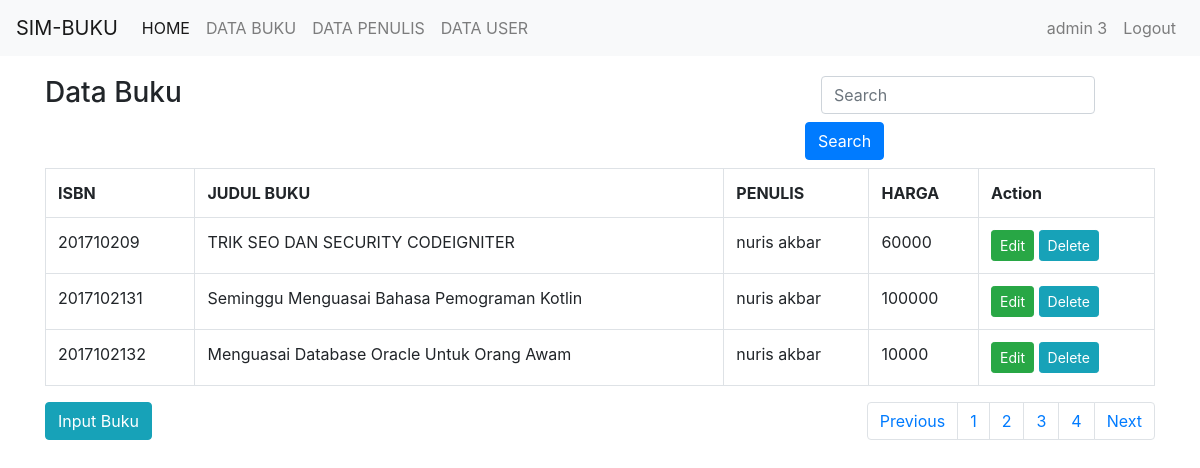
Screenshot of /index.php (signed in) with the database file from the repository.
### tables this page shows
CREATE TABLE `buku` (
  `isbn` varchar(10) NOT NULL,
  `judul_buku` varchar(100) NOT NULL,
  `id_penulis` int(11) NOT NULL,
  `id_kategori` int(11) NOT NULL,
  `deskripsi` text NOT NULL,
  `harga` int(11) NOT NULL,
  `cover` text NOT NULL
);

CREATE TABLE `penulis` (
  `id_penulis` int(11) NOT NULL,
  `nama_penulis` varchar(40) NOT NULL,
  `email` varchar(30) NOT NULL,
  `no_hp` varchar(13) NOT NULL
);

### index.php (the view, shortened to what this page needs)
<?php
include 'header.php';
?>
    <div class="container">
      <div class="row">
        <div class="col-8">
              <h3>Data Buku</h3>
        </div>
        <div class="col-4">
          <form method="POST" class="form-inline" action="<?php echo $_SERVER['PHP_SELF'] ?>">
          <div class="form-group mx-sm-3 mb-2">
            <input type="text" class="form-control" name="keyword" placeholder="Search">
          </div>
          <button name="pencarian" type="submit" class="btn btn-primary mb-2">Search</button>
        </form>
        </div>
      </div>
      <div class="row">
        <div class="col-12">
            <table class="table table-bordered">
          <tr>
            <th>ISBN</th>
            <th>JUDUL BUKU</th>
            <th>PENULIS</th>
            <th>HARGA</th>
            <th>Action</th>
          </tr>
          <?php
          $batas = 3;
          $halaman = isset($_GET['hal']) ? $_GET['hal'] :0;
          if(isset($_POST['pencarian'])){
              $keyword = $_POST['keyword'];
              $sql = "SELECT b.isbn,b.judul_buku,b.harga,p.nama_penulis,k.nama_kategori
                    FROM buku as b,penulis as p,kategori as k
                    WHERE b.id_penulis=p.id_penulis and k.id_kategori=b.id_kategori AND b.judul_buku like '%$keyword%' order by b.isbn ASC LIMIT $halaman,$batas";
          }else{
              $sql = "SELECT b.isbn,b.judul_buku,b.harga,p.nama_penulis,k.nama_kategori
                    FROM buku as b,penulis as p,kategori as k
                    WHERE b.id_penulis=p.id_penulis and k.id_kategori=b.id_kategori order by b.isbn ASC LIMIT $halaman,$batas";
          }
          $buku = mysqli_query($konek, $sql);
          while ($row = mysqli_fetch_array($buku))
          {
            echo "<tr>
                    <td>$row[isbn]</td>
                    <td>$row[judul_buku]</td>
                    <td>$row[nama_penulis]</td>
                    <td>$row[harga]</td>
                    <td><a href='edit_buku.php?isbn=$row[isbn]' class='btn btn-success btn-sm'>Edit</a>
                        <a href='delete_buku.php?isbn=$row[isbn]' class='btn btn-info btn-sm'>Delete</a></td>
                  </tr>";
          }
          ?>
        </table>
        <div class="float-right">
        <nav aria-label="Page navigation example">
          <ul class="pagination">
            <?php
            if((!isset($_GET['hal'])) or ($_GET['hal']))
            {
              $prev = 1;
            }else
            {
              $prev = $_GET['hal'] - 1;
            }
            ?>
            <li class="page-item"><a class="page-link" href="index.php?hal=<?php echo $prev; ?>">Previous</a></li>
            <?php
             $sql2 = mysqli_query($konek, "SELECT b.isbn,b.judul_buku,b.harga,p.nama_penulis,k.nama_kategori
                    FROM buku as b,penulis as p,kategori as k
                    WHERE b.id_penulis=p.id_penulis and k.id_kategori=b.id_kategori order by b.isbn ASC");
            $jml_data = mysqli_num_rows($sql2);
            $jml_halaman = ceil($jml_data/$batas);
            for($hal = 1; $hal <= $jml_halaman; $hal++){
              echo "<li class='page-item'><a class='page-link' href='index.php?hal=$hal'>$hal</a></li>";
            }
            ?>
            <li class="page-item"><a class="page-link" href="index.php?hal=<?php echo $halaman+1; ?>">Next</a></li>
          </ul>
        </nav>
        </div>
        <a href="input_buku.php" class="btn btn-info">Input Buku</a>
        </div>
      </div>
    </div>
<?php
include 'footer.php';
?>

### header.php (shortened to what this page needs)
<!doctype html>
<html lang="en">
  <head>
    <link rel="stylesheet" href="bootstrap/css/bootstrap.min.css">
  </head>
  <body>
    <nav class="navbar navbar-expand-lg navbar-light bg-light">
      <a class="navbar-brand" href="#">SIM-BUKU</a>
      <div class="collapse navbar-collapse" id="navbarSupportedContent">
        <ul class="navbar-nav mr-auto">
          <li class="nav-item active">
            <a class="nav-link" href="#">HOME <span class="sr-only">(current)</span></a>
          </li>
          <li class="nav-item">
            <a class="nav-link" href="index.php">DATA BUKU</a>
          </li>
           <li class="nav-item">
            <a class="nav-link" href="#">DATA PENULIS</a>
          </li>
          <li class="nav-item">
            <a class="nav-link" href="user.php">DATA USER</a>
          </li>
        </ul>
        <ul class="nav navbar-nav navbar-right">
          <li class="nav-item">
            <a href="" class="nav-link"><?php echo $_SESSION['nama_user'] ?></a>
          </li>
          <li class="nav-item">
            <a href="logout.php" class="nav-link">Logout</a>
          </li>
        </ul>
      </div>
    </nav>

### footer.php (shortened to what this page needs)
  </body>
</html>

### header.php (style rules this page uses)
.container { margin-top: 20px; }

### rows the page displays
buku: isbn "201710209", judul_buku "TRIK SEO DAN SECURITY CODEIGNITER", id_penulis.nama_penulis "nuris akbar", harga "60000"
buku: isbn "2017102131", judul_buku "Seminggu Menguasai Bahasa Pemograman Kotlin", id_penulis.nama_penulis "nuris akbar", harga "100000"
buku: isbn "2017102132", judul_buku "Menguasai Database Oracle Untuk Orang Awam", id_penulis.nama_penulis "nuris akbar", harga "10000"

### other values shown
$_SESSION['nama_user'] "admin 3"
